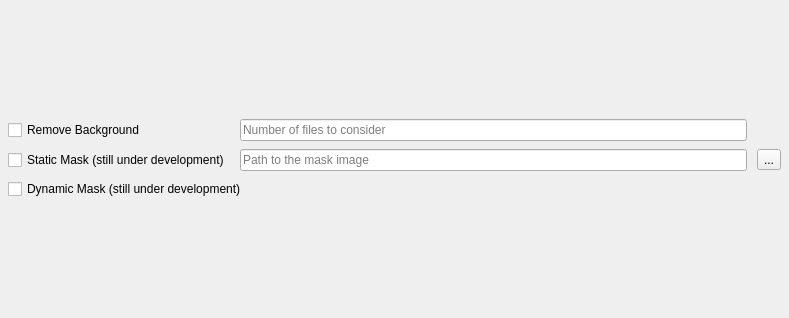
             <widget class="QWidget" name="PrePage">
              <property name="geometry">
               <rect>
                <x>0</x>
                <y>0</y>
                <width>789</width>
                <height>318</height>
               </rect>
              </property>
              <attribute name="label">
               <string>Pre-Process</string>
              </attribute>
              <layout class="QGridLayout" name="gridLayout_3">
               <property name="leftMargin">
                <number>8</number>
               </property>
               <property name="topMargin">
                <number>0</number>
               </property>
               <property name="rightMargin">
                <number>8</number>
               </property>
               <property name="bottomMargin">
                <number>0</number>
               </property>
               <item row="0" column="0">
                <layout class="QGridLayout" name="gridLayout_7">
                 <property name="horizontalSpacing">
                  <number>10</number>
                 </property>
                 <property name="verticalSpacing">
                  <number>8</number>
                 </property>
                 <item row="0" column="0">
                  <widget class="QCheckBox" name="pre_background_CB">
                   <property name="text">
                    <string>Remove Background</string>
                   </property>
                  </widget>
                 </item>
                 <item row="1" column="0">
                  <widget class="QCheckBox" name="pre_staticmask_CB">
                   <property name="text">
                    <string>Static Mask (still under development)</string>
                   </property>
                  </widget>
                 </item>
                 <item row="1" column="4">
                  <widget class="QToolButton" name="pre_sm_path_TB">
                   <property name="text">
                    <string>...</string>
                   </property>
                  </widget>
                 </item>
                 <item row="2" column="0" colspan="3">
                  <widget class="QCheckBox" name="pre_dynamicmask_CB">
                   <property name="text">
                    <string>Dynamic Mask (still under development)</string>
                   </property>
                  </widget>
                 </item>
                 <item row="1" column="1" colspan="3">
                  <widget class="QLineEdit" name="pre_sm_path_LE">
                   <property name="placeholderText">
                    <string>Path to the mask image</string>
                   </property>
                  </widget>
                 </item>
                 <item row="0" column="1" colspan="3">
                  <widget class="QLineEdit" name="pre_bg_nfiles_LE">
                   <property name="placeholderText">
                    <string>Number of files to consider</string>
                   </property>
                  </widget>
                 </item>
                </layout>
               </item>
              </layout>
             </widget>
